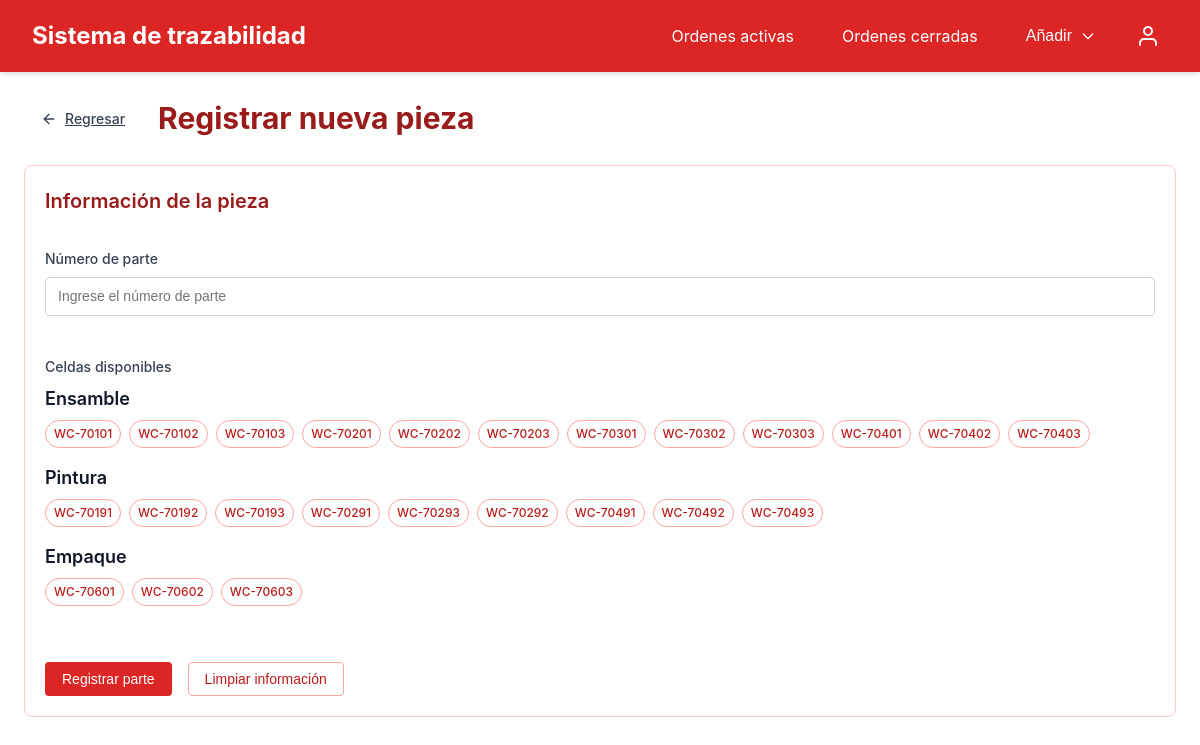
Page /registrar-parte/ (signed in) on the committed database.
### system/models.py (models this page shows)
class Cells(models.Model):
    LINE_TYPE_CHOICES = [
        ('ensamble', 'Ensamble'),
        ('pintura', 'Pintura'),
        ('empaque', 'Empaque')
    ]
    work_cell = models.CharField(max_length=100, unique=True)
    lineType = models.CharField(max_length=10, choices=LINE_TYPE_CHOICES)
    def __str__(self):
        return f"{self.work_cell} - ({self.lineType})"
    class Meta:
        verbose_name_plural = "Cells"

### system/views.py (the view, shortened to what this page needs)
# urls.py: path("registrar-parte/", registerPartNumber.as_view(), name="registerPartNumber"),
class registerPartNumber(LoginRequiredMixin, UserPassesTestMixin, CreateView):
    model = Items
    template_name = 'system/registerPartNumber.html'
    fields = ['part_number', 'cells']
    success_url = reverse_lazy('activeWorkOrders')
    def test_func(self):
        return self.request.user.groups.filter(name__in=['admin', 'ingenieros']).exists()
    def get_context_data(self, **kwargs):
        contexts = super().get_context_data(**kwargs)
        contexts['cells'] = Cells.objects.all()
        return contexts

### system/templates/system/registerPartNumber.html (shortened to what this page needs)
{% extends 'system/base.html' %}
{% block content %}
<div class="space-y">
    <div class="header-with-back">
        <a href="{% url 'activeWorkOrders' %}" class="btn btn-ghost btn-icon">
            <svg xmlns="http://www.w3.org/2000/svg" width="16" height="16" viewBox="0 0 24 24" fill="none" stroke="currentColor" stroke-width="2" stroke-linecap="round" stroke-linejoin="round">
                <line x1="19" y1="12" x2="5" y2="12"></line>
                <polyline points="12 19 5 12 12 5"></polyline>
            </svg>
            Regresar
        </a>
        <h1 class="page-title"> Registrar nueva pieza </h1>
    </div>
    <div class="grid grid-cols-1 gap-12">
        <div class="card">
            <div class="card-header">
                <h2 class="card-title"> Información de la pieza </h2>
            </div>
            <div class="card-content">
                <form method="post" action="{% url 'registerPartNumber' %}">
                    <div class="space-y">
                        <div class="form-group">
                            <label class="form-label" for="part-number"> Número de parte </label>
                            <input id="part-number" type="text" name="part_number" class="form-control" placeholder="Ingrese el número de parte" required>
                        </div>
                        <div class="form-group">
                            <label class="form-label"> Celdas disponibles </label>
                            <div class="mb-4">
                                <h3 class="text-lg font-semibold mb-2">Ensamble</h3>
                                <div class="flex flex-wrap gap-2">
                                    {% for cell in cells %}
                                        {% if cell.lineType == 'ensamble' %}
                                        <div class="cell-selection">
                                            <label for="cell-{{ cell }}" class="badge badge-outline cell-badge">
                                                {{ cell.work_cell }}
                                            </label>
                                        </div>
                                        {% endif %}
                                    {% endfor %}
                                </div>
                            </div>
                            <div class="mb-4">
                                <h3 class="text-lg font-semibold mb-2">Pintura</h3>
                                <div class="flex flex-wrap gap-2">
                                    {% for cell in cells %}
                                        {% if cell.lineType == 'pintura' %}
                                        <div class="cell-selection">
                                            <label for="cell-{{ cell }}" class="badge badge-outline cell-badge">
                                                {{ cell.work_cell }}
                                            </label>
                                        </div>
                                        {% endif %}
                                    {% endfor %}
                                </div>
                            </div>
                            <div class="mb-4">
                                <h3 class="text-lg font-semibold mb-2">Empaque</h3>
                                <div class="flex flex-wrap gap-2">
                                    {% for cell in cells %}
                                        {% if cell.lineType == 'empaque' %}
                                        <div class="cell-selection">
                                            <label for="cell-{{ cell }}" class="badge badge-outline cell-badge">
                                                {{ cell.work_cell }}
                                            </label>
                                        </div>
                                        {% endif %}
                                    {% endfor %}
                                </div>
                            </div>
                        </div>
                        <div class="flex gap-4">
                            <button type="submit" class="btn btn-primary"> Registrar parte </button>
                            <button type="reset" class="btn btn-outline"> Limpiar información </button>
                        </div>
                    </div>
                </form>
            </div>
        </div>
    </div>
</div>
{% endblock %}

### system/templates/system/base.html (shortened to what this page needs)
{% load static %}
<!DOCTYPE html>
<html lang="en">
<head>
</head>
<body>
    <div class="min-h-screen">
        <nav class="navbar">
            <div class="container navbar-container">
                <a href="{% url 'activeWorkOrders' %}" style="text-decoration: none; color: white;"><h1 class="navbar-title">Sistema de trazabilidad</h1></a>
                <div class="flex items-center gap-4">
                    <div class="navbar-links">
                        <a href="{% url 'activeWorkOrders' %}" class="navbar-link {% if request.resolver_match.url_name == 'active_work_orders' %}active{% endif %}">
                            Ordenes activas
                        </a>
                        <a href="{% url 'closedWorkOrders' %}" class="navbar-link {% if request.resolver_match.url_name == 'closed_orders' %}active{% endif %}">
                            Ordenes cerradas
                        </a>
                         {% if user.groups.all %}
                          {% for grupo in user.groups.all %}
                              {% if grupo.name == 'admin' or grupo.name == 'ingenieros' %}
                                <div class="dropdown register-dropdown">
                                    <button id="register-dropdown-button" class="dropdown-button">
                                        Añadir
                                        <svg class="dropdown-arrow" xmlns="http://www.w3.org/2000/svg" fill="none" viewBox="0 0 24 24" stroke="currentColor">
                                            <path stroke-linecap="round" stroke-linejoin="round" stroke-width="2" d="M19 9l-7 7-7-7" />
                                        </svg>
                                    </button>
                                </div>
                              {% endif %}
                            {% endfor %}
                        {% endif %}
                            </div>
                    <div class="dropdown user-dropdown">
                        <button id="user-dropdown-button" class="user-icon">
                            <svg xmlns="http://www.w3.org/2000/svg" width="24" height="24" viewBox="0 0 24 24" fill="none" stroke="currentColor" stroke-width="2" stroke-linecap="round" stroke-linejoin="round">
                                <path d="M20 21v-2a4 4 0 0 0-4-4H8a4 4 0 0 0-4 4v2"></path>
                                <circle cx="12" cy="7" r="4"></circle>
                            </svg>
                        </button>
                    </div>
                </div>
            </div>
        </nav>
        <main class="container main-content">
            {% block content %}
            {% endblock %}
        </main>
    </div>
</body>
</html>

### system/templates/system/base.html (style rules this page uses)
:root { --color-red-50: #fef2f2; --color-red-100: #fee2e2; --color-red-200: #fecaca; --color-red-300: #fca5a5; --color-red-400: #f87171; --color-red-500: #ef4444; --color-red-600: #dc2626; --color-red-700: #b91c1c; --color-red-800: #991b1b; --color-red-900: #7f1d1d; --color-gray-50: #f9fafb; --color-gray-100: #f3f4f6; --color-gray-200: #e5e7eb; --color-gray-300: #d1d5db; --color-gray-400: #9ca3af; --color-gray-500: #6b7280; --color-gray-600: #4b5563; --color-gray-700: #374151; --color-gray-800: #1f2937; --color-gray-900: #111827; --color-green-100: #dcfce7; --color-green-600: #16a34a; --color-green-800: #166534; }
* { box-sizing: border-box; margin: 0; padding: 0; }
body { font-family: -apple-system, BlinkMacSystemFont, "Segoe UI", Roboto, Oxygen, Ubuntu, Cantarell, "Open Sans", "Helvetica Neue", sans-serif; line-height: 1.5; color: var(--color-gray-900); background-color: white; }
.min-h-screen { min-height: 100vh; }
.container { width: 100%; max-width: 1200px; margin: 0 auto; padding: 0 1rem; }
.navbar { background-color: var(--color-red-600); color: white; padding: 1rem; box-shadow: 0 4px 6px -1px rgba(0, 0, 0, 0.1), 0 2px 4px -1px rgba(0, 0, 0, 0.06); }
.navbar-container { display: flex; justify-content: space-between; align-items: center; }
.navbar-title { font-size: 1.5rem; font-weight: bold; }
.navbar-links { display: flex; gap: 1rem; align-items: center; }
.navbar-link { background: none; border: none; color: white; padding: 0.5rem 1rem; cursor: pointer; font-size: 1rem; border-radius: 0.25rem; text-decoration: none; display: flex; align-items: center; height: 2.5rem; transition: background-color 0.2s; }
.dropdown { position: relative; display: inline-block; }
.dropdown-button { background: none; border: none; color: white; cursor: pointer; display: flex; align-items: center; padding: 0.5rem 1rem; border-radius: 0.25rem; font-size: 1rem; height: 2.5rem; transition: background-color 0.2s; gap: 0.5rem; }
.dropdown-arrow { transition: transform 0.2s ease; width: 16px; height: 16px; }
.user-icon { background: none; border: none; color: white; cursor: pointer; display: flex; align-items: center; padding: 0.5rem; border-radius: 50%; height: 2.5rem; width: 2.5rem; justify-content: center; transition: background-color 0.2s; }
.main-content { padding: 1.5rem; }
.space-y { display: flex; flex-direction: column; gap: 1.5rem; }
.header-with-back { display: flex; align-items: center; gap: 1rem; }
.page-title { font-size: 1.875rem; font-weight: bold; color: var(--color-red-800); }
.btn { display: inline-flex; align-items: center; justify-content: center; padding: 0.5rem 1rem; font-size: 0.875rem; font-weight: 500; border-radius: 0.25rem; cursor: pointer; transition: background-color 0.2s, border-color 0.2s; border: 1px solid transparent; }
.btn-primary { background-color: var(--color-red-600); color: white; }
.btn-outline { background-color: transparent; border-color: var(--color-red-300); color: var(--color-red-700); }
.btn-ghost { background-color: transparent; color: var(--color-gray-700); }
.btn-icon { display: inline-flex; align-items: center; }
.btn-icon svg { margin-right: 0.5rem; }
.card { background-color: white; border-radius: 0.5rem; border: 1px solid var(--color-red-200); overflow: hidden; }
.card-header { padding: 1.25rem 1.25rem 0.75rem; }
.card-title { font-size: 1.25rem; font-weight: 600; color: var(--color-red-800); }
.card-content { padding: 1.25rem; }
.form-group { margin-bottom: 1rem; }
.form-label { display: block; font-size: 0.875rem; font-weight: 500; margin-bottom: 0.5rem; color: var(--color-gray-700); }
.form-control { width: 100%; padding: 0.5rem 0.75rem; font-size: 0.875rem; line-height: 1.5; border: 1px solid var(--color-gray-300); border-radius: 0.25rem; transition: border-color 0.15s ease-in-out, box-shadow 0.15s ease-in-out; }
.badge { display: inline-flex; align-items: center; padding: 0.25rem 0.5rem; font-size: 0.75rem; font-weight: 500; border-radius: 9999px; }
.badge-outline { background-color: transparent; border: 1px solid var(--color-red-300); color: var(--color-red-700); }
.flex { display: flex; }
.items-center { align-items: center; }
.gap-2 { gap: 0.5rem; }
.gap-4 { gap: 1rem; }
.flex-wrap { flex-wrap: wrap; }
.text-lg { font-size: 1.125rem; }
.font-semibold { font-weight: 600; }
.mb-2 { margin-bottom: 0.5rem; }
.mb-4 { margin-bottom: 1rem; }
.grid { display: grid; gap: 1rem; }
.cell-selection { position: relative; }
.cell-badge { transition: all 0.2s ease; cursor: pointer; }

### rows in the picture
Cells: work_cell "WC-70101"
Cells: work_cell "WC-70102"
Cells: work_cell "WC-70103"
Cells: work_cell "WC-70201"
Cells: work_cell "WC-70202"
Cells: work_cell "WC-70203"
Cells: work_cell "WC-70301"
Cells: work_cell "WC-70302"
Cells: work_cell "WC-70303"
Cells: work_cell "WC-70401"
Cells: work_cell "WC-70402"
Cells: work_cell "WC-70403"
Cells: work_cell "WC-70191"
Cells: work_cell "WC-70192"
Cells: work_cell "WC-70193"
Cells: work_cell "WC-70291"
Cells: work_cell "WC-70293"
Cells: work_cell "WC-70292"
Cells: work_cell "WC-70491"
Cells: work_cell "WC-70492"
Cells: work_cell "WC-70493"
Cells: work_cell "WC-70601"
Cells: work_cell "WC-70602"
Cells: work_cell "WC-70603"
